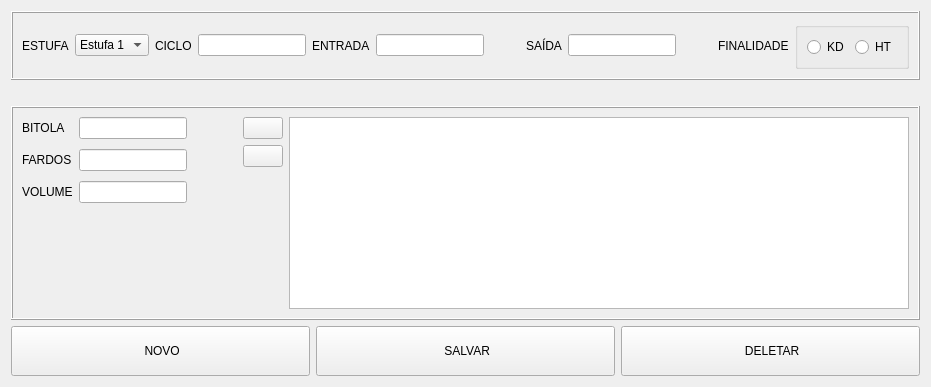
      <widget class="QWidget" name="page_cycle">
       <layout class="QVBoxLayout" name="verticalLayout_3">
        <item>
         <widget class="QFrame" name="frame">
          <property name="frameShape">
           <enum>QFrame::Box</enum>
          </property>
          <property name="frameShadow">
           <enum>QFrame::Raised</enum>
          </property>
          <layout class="QGridLayout" name="gridLayout_2">
           <item row="1" column="6">
            <layout class="QHBoxLayout" name="horizontalLayout_18">
             <property name="spacing">
              <number>2</number>
             </property>
             <property name="topMargin">
              <number>0</number>
             </property>
             <property name="rightMargin">
              <number>0</number>
             </property>
             <item>
              <widget class="QLineEdit" name="lineEdit_30"/>
             </item>
             <item>
              <widget class="QPushButton" name="bt_calendar_start_date_7">
               <property name="sizePolicy">
                <sizepolicy hsizetype="Fixed" vsizetype="Fixed">
                 <horstretch>0</horstretch>
                 <verstretch>0</verstretch>
                </sizepolicy>
               </property>
               <property name="cursor">
                <cursorShape>PointingHandCursor</cursorShape>
               </property>
               <property name="toolTip">
                <string>CALENDÁRIO</string>
               </property>
               <property name="styleSheet">
                <string notr="true">padding: 0; margin: 0</string>
               </property>
               <property name="text">
                <string/>
               </property>
               <property name="icon">
                <iconset resource="resource.qrc">
                 <normaloff>:/icons/assets/calendar-32.png</normaloff>:/icons/assets/calendar-32.png</iconset>
               </property>
               <property name="iconSize">
                <size>
                 <width>25</width>
                 <height>25</height>
                </size>
               </property>
               <property name="flat">
                <bool>true</bool>
               </property>
              </widget>
             </item>
            </layout>
           </item>
           <item row="1" column="10">
            <widget class="QGroupBox" name="groupBox">
             <property name="title">
              <string/>
             </property>
             <property name="flat">
              <bool>false</bool>
             </property>
             <property name="checkable">
              <bool>false</bool>
             </property>
             <layout class="QHBoxLayout" name="horizontalLayout">
              <item>
               <widget class="QRadioButton" name="radioButton">
                <property name="text">
                 <string>KD</string>
                </property>
               </widget>
              </item>
              <item>
               <widget class="QRadioButton" name="radioButton_2">
                <property name="text">
                 <string>HT</string>
                </property>
               </widget>
              </item>
             </layout>
            </widget>
           </item>
           <item row="1" column="3">
            <widget class="QLineEdit" name="lineEdit"/>
           </item>
           <item row="1" column="1">
            <widget class="QComboBox" name="cb_kiln_cycle">
             <property name="minimumSize">
              <size>
               <width>67</width>
               <height>0</height>
              </size>
             </property>
             <item>
              <property name="text">
               <string>Estufa 1</string>
              </property>
             </item>
             <item>
              <property name="text">
               <string>Estufa 2</string>
              </property>
             </item>
            </widget>
           </item>
           <item row="1" column="8">
            <layout class="QHBoxLayout" name="horizontalLayout_19">
             <property name="spacing">
              <number>2</number>
             </property>
             <property name="topMargin">
              <number>0</number>
             </property>
             <property name="rightMargin">
              <number>0</number>
             </property>
             <item>
              <widget class="QLineEdit" name="lineEdit_31"/>
             </item>
             <item>
              <widget class="QPushButton" name="bt_calendar_start_date_9">
               <property name="sizePolicy">
                <sizepolicy hsizetype="Fixed" vsizetype="Fixed">
                 <horstretch>0</horstretch>
                 <verstretch>0</verstretch>
                </sizepolicy>
               </property>
               <property name="cursor">
                <cursorShape>PointingHandCursor</cursorShape>
               </property>
               <property name="toolTip">
                <string>CALENDÁRIO</string>
               </property>
               <property name="styleSheet">
                <string notr="true">padding: 0; margin: 0</string>
               </property>
               <property name="text">
                <string/>
               </property>
               <property name="icon">
                <iconset resource="resource.qrc">
                 <normaloff>:/icons/assets/calendar-32.png</normaloff>:/icons/assets/calendar-32.png</iconset>
               </property>
               <property name="iconSize">
                <size>
                 <width>25</width>
                 <height>25</height>
                </size>
               </property>
               <property name="flat">
                <bool>true</bool>
               </property>
              </widget>
             </item>
            </layout>
           </item>
           <item row="1" column="7">
            <widget class="QLabel" name="label_4">
             <property name="text">
              <string>SAÍDA</string>
             </property>
            </widget>
           </item>
           <item row="1" column="2">
            <widget class="QLabel" name="label_2">
             <property name="text">
              <string>CICLO</string>
             </property>
            </widget>
           </item>
           <item row="1" column="4">
            <widget class="QLabel" name="label_3">
             <property name="text">
              <string>ENTRADA</string>
             </property>
            </widget>
           </item>
           <item row="1" column="0">
            <widget class="QLabel" name="label_9">
             <property name="text">
              <string>ESTUFA</string>
             </property>
            </widget>
           </item>
           <item row="1" column="9">
            <widget class="QLabel" name="label_5">
             <property name="text">
              <string>FINALIDADE</string>
             </property>
            </widget>
           </item>
          </layout>
         </widget>
        </item>
        <item>
         <spacer name="verticalSpacer_3">
          <property name="orientation">
           <enum>Qt::Vertical</enum>
          </property>
          <property name="sizeType">
           <enum>QSizePolicy::Fixed</enum>
          </property>
          <property name="sizeHint" stdset="0">
           <size>
            <width>20</width>
            <height>20</height>
           </size>
          </property>
         </spacer>
        </item>
        <item>
         <widget class="QFrame" name="frame_13">
          <property name="minimumSize">
           <size>
            <width>0</width>
            <height>50</height>
           </size>
          </property>
          <property name="frameShape">
           <enum>QFrame::Box</enum>
          </property>
          <property name="frameShadow">
           <enum>QFrame::Raised</enum>
          </property>
          <layout class="QHBoxLayout" name="horizontalLayout_16">
           <item>
            <layout class="QGridLayout" name="gridLayout_12">
             <property name="sizeConstraint">
              <enum>QLayout::SetDefaultConstraint</enum>
             </property>
             <property name="rightMargin">
              <number>0</number>
             </property>
             <property name="bottomMargin">
              <number>0</number>
             </property>
             <property name="verticalSpacing">
              <number>10</number>
             </property>
             <item row="0" column="0">
              <widget class="QLabel" name="label_59">
               <property name="sizePolicy">
                <sizepolicy hsizetype="Fixed" vsizetype="Preferred">
                 <horstretch>0</horstretch>
                 <verstretch>0</verstretch>
                </sizepolicy>
               </property>
               <property name="text">
                <string>BITOLA</string>
               </property>
              </widget>
             </item>
             <item row="2" column="0">
              <widget class="QLabel" name="label_58">
               <property name="text">
                <string>VOLUME</string>
               </property>
              </widget>
             </item>
             <item row="3" column="0">
              <spacer name="verticalSpacer_6">
               <property name="orientation">
                <enum>Qt::Vertical</enum>
               </property>
               <property name="sizeHint" stdset="0">
                <size>
                 <width>20</width>
                 <height>40</height>
                </size>
               </property>
              </spacer>
             </item>
             <item row="2" column="1">
              <widget class="QLineEdit" name="lineEdit_28">
               <property name="sizePolicy">
                <sizepolicy hsizetype="Preferred" vsizetype="Fixed">
                 <horstretch>0</horstretch>
                 <verstretch>0</verstretch>
                </sizepolicy>
               </property>
               <property name="minimumSize">
                <size>
                 <width>0</width>
                 <height>0</height>
                </size>
               </property>
               <property name="maximumSize">
                <size>
                 <width>16777215</width>
                 <height>16777215</height>
                </size>
               </property>
               <property name="font">
                <font>
                 <family>Segoe UI</family>
                 <pointsize>9</pointsize>
                </font>
               </property>
               <property name="text">
                <string/>
               </property>
               <property name="frame">
                <bool>true</bool>
               </property>
               <property name="echoMode">
                <enum>QLineEdit::Normal</enum>
               </property>
               <property name="alignment">
                <set>Qt::AlignLeading|Qt::AlignLeft|Qt::AlignVCenter</set>
               </property>
               <property name="cursorMoveStyle">
                <enum>Qt::LogicalMoveStyle</enum>
               </property>
               <property name="clearButtonEnabled">
                <bool>false</bool>
               </property>
              </widget>
             </item>
             <item row="1" column="0">
              <widget class="QLabel" name="label_57">
               <property name="text">
                <string>FARDOS</string>
               </property>
              </widget>
             </item>
             <item row="1" column="1">
              <widget class="QLineEdit" name="lineEdit_27">
               <property name="sizePolicy">
                <sizepolicy hsizetype="Preferred" vsizetype="Fixed">
                 <horstretch>0</horstretch>
                 <verstretch>0</verstretch>
                </sizepolicy>
               </property>
               <property name="maximumSize">
                <size>
                 <width>16777215</width>
                 <height>16777215</height>
                </size>
               </property>
              </widget>
             </item>
             <item row="0" column="1">
              <widget class="QLineEdit" name="lineEdit_33">
               <property name="sizePolicy">
                <sizepolicy hsizetype="Preferred" vsizetype="Fixed">
                 <horstretch>0</horstretch>
                 <verstretch>0</verstretch>
                </sizepolicy>
               </property>
               <property name="maximumSize">
                <size>
                 <width>16777215</width>
                 <height>16777215</height>
                </size>
               </property>
              </widget>
             </item>
            </layout>
           </item>
           <item>
            <spacer name="horizontalSpacer_2">
             <property name="orientation">
              <enum>Qt::Horizontal</enum>
             </property>
             <property name="sizeType">
              <enum>QSizePolicy::Fixed</enum>
             </property>
             <property name="sizeHint" stdset="0">
              <size>
               <width>50</width>
               <height>20</height>
              </size>
             </property>
            </spacer>
           </item>
           <item>
            <layout class="QGridLayout" name="gridLayout_14">
             <property name="horizontalSpacing">
              <number>6</number>
             </property>
             <item row="1" column="1">
              <layout class="QVBoxLayout" name="verticalLayout_6">
               <property name="rightMargin">
                <number>0</number>
               </property>
               <item>
                <widget class="QPushButton" name="pushButton_15">
                 <property name="sizePolicy">
                  <sizepolicy hsizetype="Fixed" vsizetype="Fixed">
                   <horstretch>0</horstretch>
                   <verstretch>0</verstretch>
                  </sizepolicy>
                 </property>
                 <property name="minimumSize">
                  <size>
                   <width>0</width>
                   <height>0</height>
                  </size>
                 </property>
                 <property name="text">
                  <string/>
                 </property>
                 <property name="icon">
                  <iconset resource="resource.qrc">
                   <normaloff>:/icons/assets/add-32.png</normaloff>:/icons/assets/add-32.png</iconset>
                 </property>
                 <property name="iconSize">
                  <size>
                   <width>20</width>
                   <height>20</height>
                  </size>
                 </property>
                </widget>
               </item>
               <item>
                <widget class="QPushButton" name="pushButton_16">
                 <property name="sizePolicy">
                  <sizepolicy hsizetype="Fixed" vsizetype="Fixed">
                   <horstretch>0</horstretch>
                   <verstretch>0</verstretch>
                  </sizepolicy>
                 </property>
                 <property name="minimumSize">
                  <size>
                   <width>0</width>
                   <height>0</height>
                  </size>
                 </property>
                 <property name="text">
                  <string/>
                 </property>
                 <property name="icon">
                  <iconset resource="resource.qrc">
                   <normaloff>:/icons/assets/remove-32.png</normaloff>:/icons/assets/remove-32.png</iconset>
                 </property>
                 <property name="iconSize">
                  <size>
                   <width>20</width>
                   <height>20</height>
                  </size>
                 </property>
                </widget>
               </item>
              </layout>
             </item>
             <item row="1" column="2" rowspan="4" colspan="15">
              <widget class="QTableWidget" name="tableWidget_3">
               <property name="sizePolicy">
                <sizepolicy hsizetype="Expanding" vsizetype="Expanding">
                 <horstretch>1</horstretch>
                 <verstretch>0</verstretch>
                </sizepolicy>
               </property>
               <property name="minimumSize">
                <size>
                 <width>400</width>
                 <height>0</height>
                </size>
               </property>
              </widget>
             </item>
            </layout>
           </item>
          </layout>
         </widget>
        </item>
        <item>
         <layout class="QHBoxLayout" name="horizontalLayout_7">
          <item>
           <widget class="QPushButton" name="bt_new_cycle">
            <property name="minimumSize">
             <size>
              <width>0</width>
              <height>50</height>
             </size>
            </property>
            <property name="text">
             <string> NOVO</string>
            </property>
            <property name="icon">
             <iconset resource="resource.qrc">
              <normaloff>:/icons/assets/new-32.png</normaloff>:/icons/assets/new-32.png</iconset>
            </property>
            <property name="iconSize">
             <size>
              <width>32</width>
              <height>32</height>
             </size>
            </property>
           </widget>
          </item>
          <item>
           <widget class="QPushButton" name="bt_save_cycle">
            <property name="minimumSize">
             <size>
              <width>0</width>
              <height>50</height>
             </size>
            </property>
            <property name="text">
             <string> SALVAR</string>
            </property>
            <property name="icon">
             <iconset resource="resource.qrc">
              <normaloff>:/icons/assets/save-32.png</normaloff>:/icons/assets/save-32.png</iconset>
            </property>
            <property name="iconSize">
             <size>
              <width>32</width>
              <height>32</height>
             </size>
            </property>
           </widget>
          </item>
          <item>
           <widget class="QPushButton" name="bt_delete_cycle">
            <property name="minimumSize">
             <size>
              <width>0</width>
              <height>50</height>
             </size>
            </property>
            <property name="text">
             <string> DELETAR</string>
            </property>
            <property name="icon">
             <iconset resource="resource.qrc">
              <normaloff>:/icons/assets/delete-32.png</normaloff>:/icons/assets/delete-32.png</iconset>
            </property>
            <property name="iconSize">
             <size>
              <width>32</width>
              <height>32</height>
             </size>
            </property>
           </widget>
          </item>
         </layout>
        </item>
       </layout>
      </widget>
